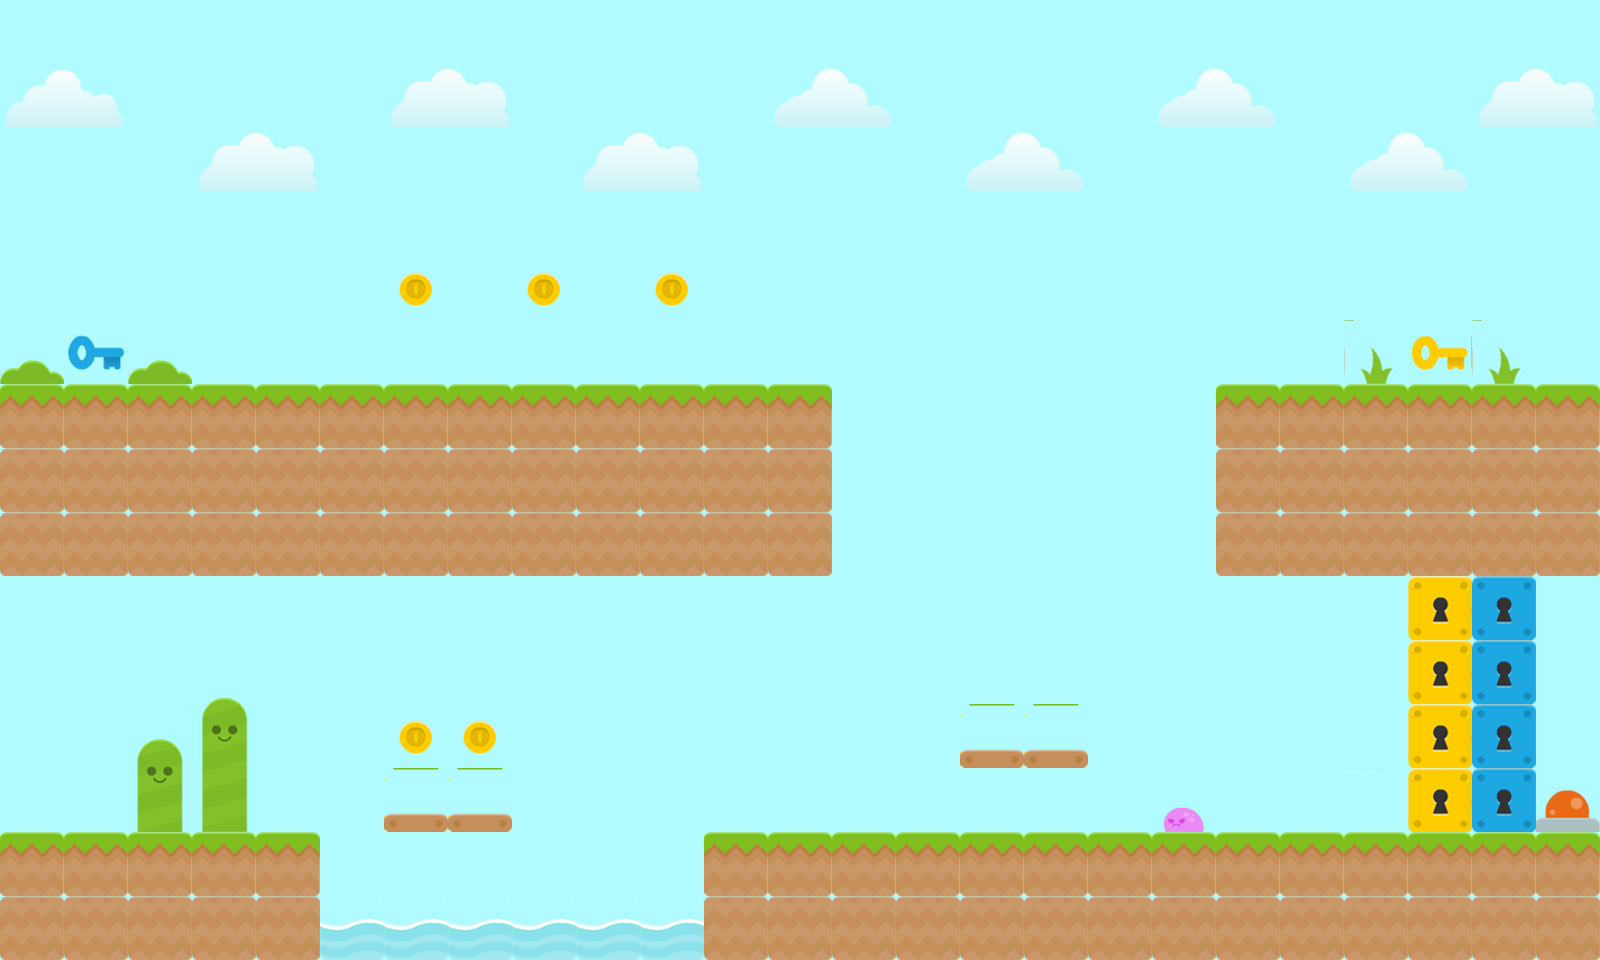

A level layout from a 2D game, rendered from its tile map. Below: a short description, then the map file with tile-grid data replaced by summaries:
An orthogonal 25x15 tile map with 64x64 px tiles, 10 tile layers (Backdrop, Main, LockedDoor, Background, ...), 4 tilesets.

<map version="1.0" orientation="orthogonal" width="25" height="15" tilewidth="64" tileheight="64">
 <tileset firstgid="1" name="Colour_Tiles" tilewidth="64" tileheight="64">
  <image source="../Colour_Tiles.png" width="768" height="384" />
 </tileset>
 <tileset firstgid="73" name="Colour_Tiles2" tilewidth="64" tileheight="64">
  <image source="../Colour_Tiles2.png" width="768" height="384" />
 </tileset>
 <tileset firstgid="145" name="monster_sprite" tilewidth="64" tileheight="64">
  <image source="../SPRITES FOR LEGEND OF MURR/monster_sprite.png" width="384" height="64" />
 </tileset>
 <tileset firstgid="151" name="backdrop_colourtiles" tilewidth="64" tileheight="64">
  <image source="../SPRITES FOR LEGEND OF MURR/backdrop_colourtiles.PNG" width="64" height="256" />
 </tileset>
 <layer name="Backdrop" width="25" height="15">
  <data>[375 cells, 375 non-empty, 1 distinct tile ids]</data>
 </layer>
 <layer name="Main" width="25" height="15">
  <data>[375 cells, 103 non-empty, 6 distinct tile ids]</data>
 </layer>
 <layer name="LockedDoor" width="25" height="15">
  <data>[375 cells, 9 non-empty, 3 distinct tile ids]</data>
 </layer>
 <layer name="Background" width="25" height="15" opacity="0.96">
  <data>[375 cells, 34 non-empty, 15 distinct tile ids]</data>
 </layer>
 <layer name="MovingTiles" width="25" height="15">
  <data>[375 cells, 4 non-empty, 1 distinct tile ids]</data>
 </layer>
 <layer name="Key" width="25" height="15">
  <data>[375 cells, 2 non-empty, 2 distinct tile ids]</data>
 </layer>
 <layer name="Water" width="25" height="15">
  <data>[375 cells, 6 non-empty, 1 distinct tile ids]</data>
 </layer>
 <layer name="Coin" width="25" height="15">
  <data>[375 cells, 5 non-empty, 1 distinct tile ids]</data>
 </layer>
 <layer name="Button" width="25" height="15">
  <data>[375 cells, 1 non-empty, 1 distinct tile ids]</data>
 </layer>
 <layer name="Monster" width="25" height="15">
  <data>[375 cells, 1 non-empty, 1 distinct tile ids]</data>
 </layer>
</map>
